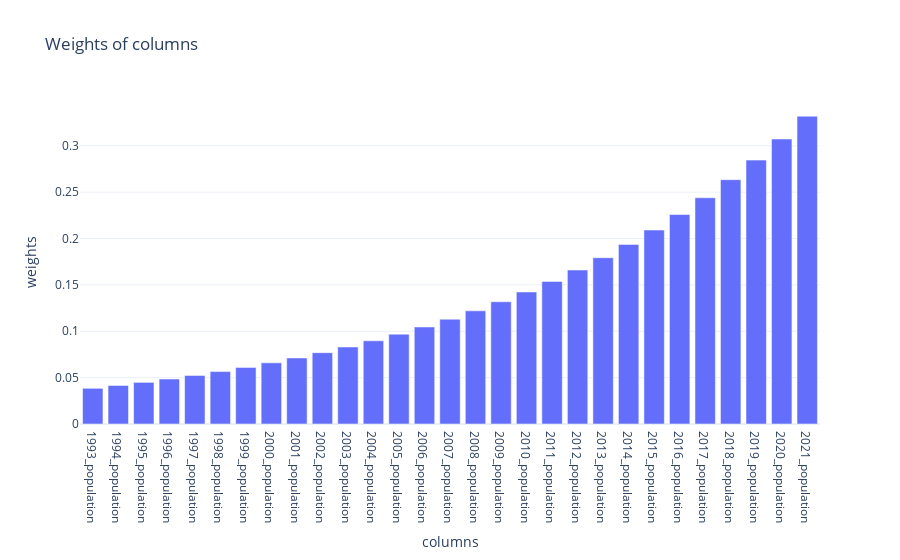

Notebook code for this chart:
### Code cell
# this threw an error before
f  = FipsQuery(42001, feature_groups_with_weights= {"population":4})
f.find_euclidean_kins()
display(f.plot_weights())
display(f.euclidean_kins)

### Figure 1 — Plotly figure (JSON) as saved in the notebook; plotly's stock layout.template omitted (floating-point values rounded to 4 significant figures)
{"data": [{"type": "bar", "x": ["1993_population", "1994_population", "1995_population", "1996_population", "1997_population", "1998_population", "1999_population", "2000_population", "2001_population", "2002_population", "2003_population", "2004_population", "2005_population", "2006_population", "2007_population", "2008_population", "2009_population", "2010_population", "2011_population", "2012_population", "2013_population", "2014_population", "2015_population", "2016_population", "2017_population", "2018_population", "2019_population", "2020_population", "2021_population"], "y": [0.03847, 0.04155, 0.04488, 0.04847, 0.05234, 0.05653, 0.06105, 0.06594, 0.07121, 0.07691, 0.08306, 0.08971, 0.09688, 0.1046, 0.113, 0.122, 0.1318, 0.1424, 0.1537, 0.166, 0.1793, 0.1937, 0.2092, 0.2259, 0.244, 0.2635, 0.2846, 0.3073, 0.3319]}], "layout": {"title": {"text": "Weights of columns"}, "xaxis": {"title": {"text": "columns"}}, "yaxis": {"title": {"text": "weights"}}}}
